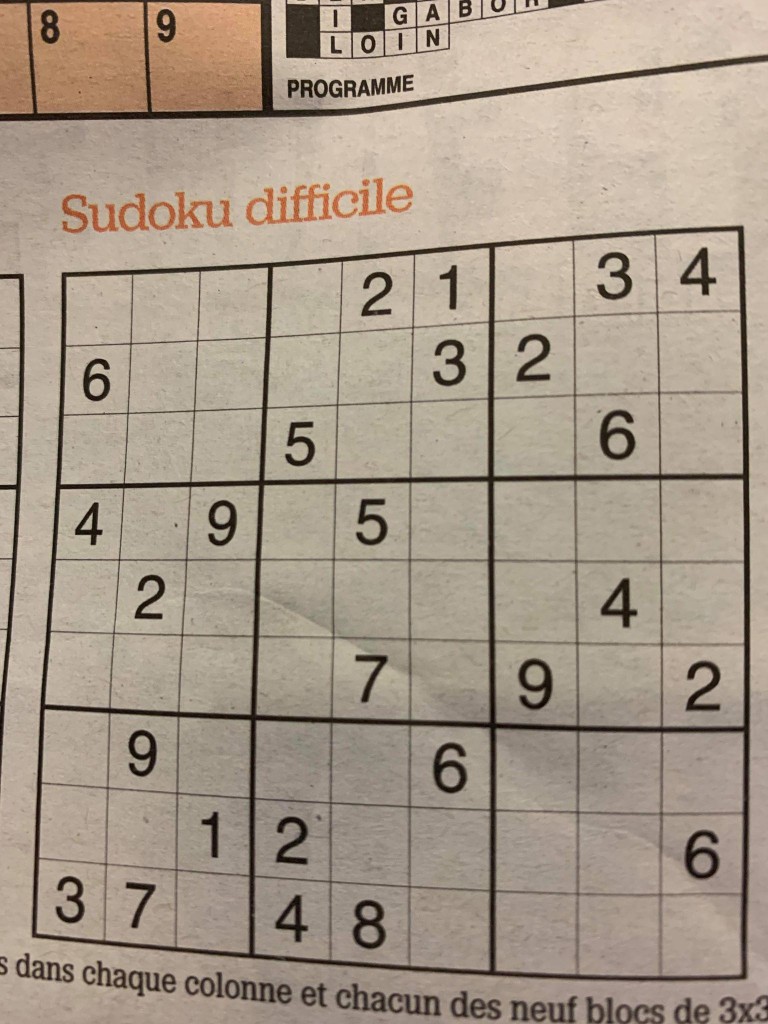
#> input picture kivy_app/test_img.jpg, 1536 x 2048 px (shown at 1/2 size)
$ python -i grid_detection.py   (imports and definitions only)   (older library calls are emulated)
#> lines starting #> are read from the running program, lines starting #| are printed output that depends on the picture; after the words box and inside, x2 and y2 are one past the last pixel; in counts of white or black regions, pixels touching at a corner belong together
import cv2
import numpy as np
import operator
import numpy as np
import operator


import matplotlib.pyplot as plt

def extract_cells_coordinates(square_img):
    cells_coodinates = np.zeros((81, 4), dtype=float)
    grid_side = square_img.shape[:1]
    cell_side = grid_side[0]/9
    k=0
    for i in range(9):
        for j in range(9):
            x1, y1 = (i * cell_side, j * cell_side)
            x2, y2 = ((i + 1) * cell_side, (j + 1) * cell_side)
            cells_coodinates[k, :]=[x1, y1, x2, y2]
            k=k+1
    return cells_coodinates


def extract_clean_digit_area(img, coord):
    x1, y1, x2, y2=coord
    dig=img[int(x1):int(x2), int(y1):int(y2)]
    dig=dig[:, :, 1]
    dig3=cv2.resize(dig, (45, 45), interpolation=cv2.INTER_CUBIC)
    digit=dig3/np.max(dig3)
    digit=np.expand_dims(digit, axis=-1)
    return digit


def measure_distance(pt1, pt2):
    x = pt2[0] - pt1[0]
    y = pt2[1] - pt1[1]
    return np.sqrt((x ** 2) + (y ** 2))

def detect_grid_image(img_path):
#> called with img_path = '../kivy_app/test_img.jpg'
    img = cv2.imread(img_path)
#> img is the input picture: shape (2048, 1536, 3); mean B, G, R 136.9, 152.5, 166.5
    gray = cv2.cvtColor(img, cv2.COLOR_BGR2GRAY)
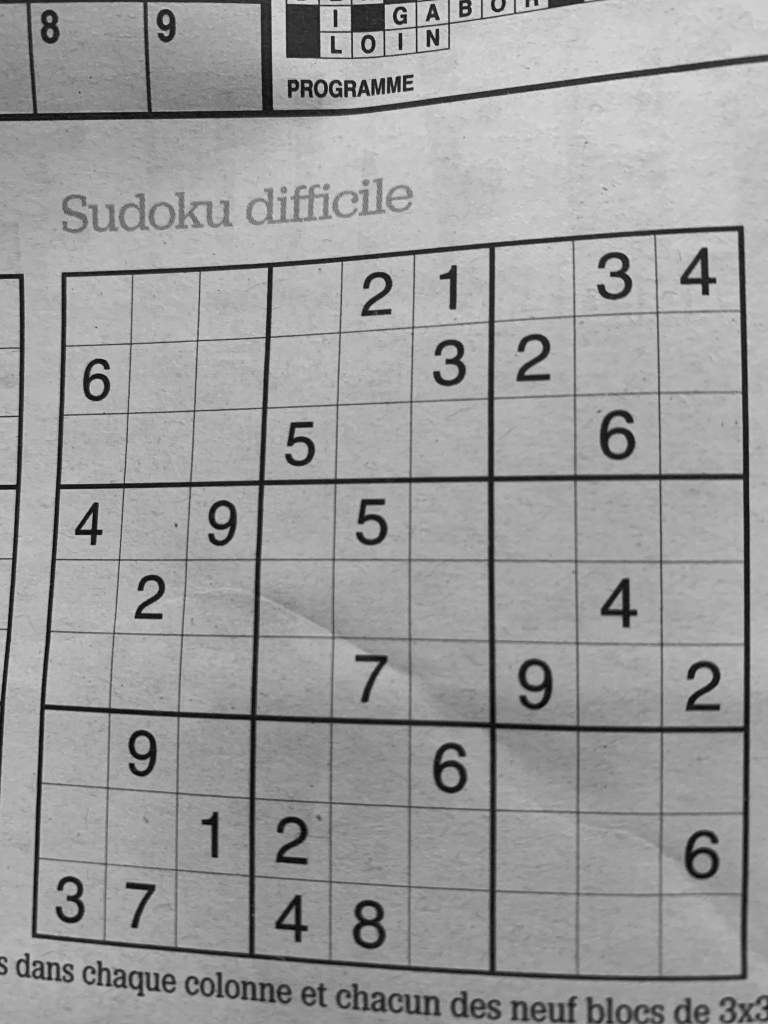
#> gray: shape (2048, 1536) (shown at 1/2 size); min 1, max 231, mean 155
    blur = cv2.GaussianBlur(gray, (5,5), 0)
    thresh = cv2.adaptiveThreshold(blur, 255, 1, 1, 11, 2)
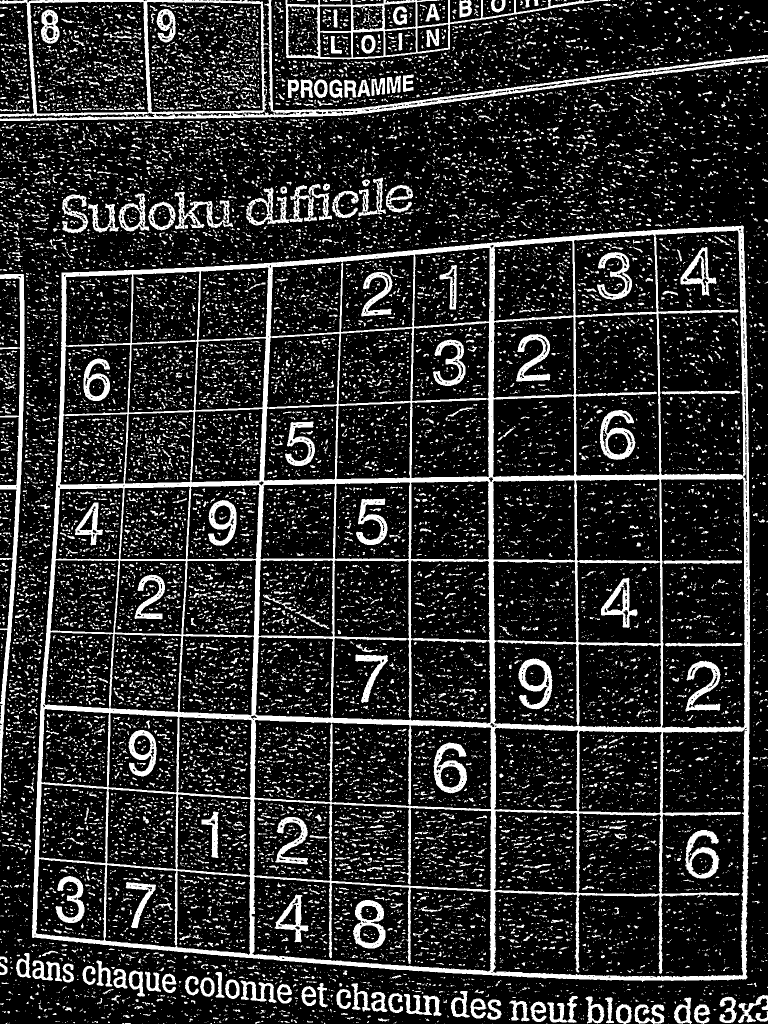
#> thresh: shape (2048, 1536) (shown at 1/2 size); 17.9% white; 21659 white regions (17870 under 20 px)
    new_img, contours, hier = cv2.findContours(thresh, cv2.RETR_LIST, cv2.CHAIN_APPROX_SIMPLE)
#> contours = 22723 contours, 20906 with area under 20; largest, box (x1, y1, x2, y2) and area: (64, 451, 1500, 1964) 2001818, (985, 1458, 1495, 1956) 129841, (0, 0, 1536, 242) 124744, (1321, 956, 1490, 1457) 81536, (1310, 460, 1488, 952) 79202
    contours = sorted(contours, key=cv2.contourArea, reverse=True)
    bigest_contour=contours[0]
#> bigest_contour = contour of 1206 points, box (x1, y1, x2, y2) (64, 451, 1500, 1964), area 2001818
    polygon = bigest_contour
#> polygon has the same summary as bigest_contour
    bottom_right, _ = max(enumerate([pt[0][0] + pt[0][1] for pt in polygon]), key=operator.itemgetter(1))
#> bottom_right = 860
    top_left, _ = min(enumerate([pt[0][0] + pt[0][1] for pt in polygon]), key=operator.itemgetter(1))
#> top_left = 282
    bottom_left, _ = min(enumerate([pt[0][0] - pt[0][1] for pt in polygon]), key=operator.itemgetter(1))
#> bottom_left = 496
    top_right, _ = max(enumerate([pt[0][0] - pt[0][1] for pt in polygon]), key=operator.itemgetter(1))
#> top_right = 1204
    corners=polygon[top_left][0], polygon[top_right][0], polygon[bottom_right][0], polygon[bottom_left][0]
#> corners = ([123, 545], [1487, 453], [1491, 1958], [64, 1874])
    top_left, top_right, bottom_right, bottom_left = corners
#> top_left = [123, 545]; top_right = [1487, 453]; bottom_right = [1491, 1958]; bottom_left = [64, 1874]

    #Crop image
    src = np.array([top_left, top_right, bottom_right, bottom_left], dtype='float32')
#> src = [[123, 545], [1487, 453], [1491, 1958], [64, 1874]]

    # Get the longest side in the rectangle
    side = max([
        measure_distance(bottom_right, top_right),
        measure_distance(top_left, bottom_left),
        measure_distance(bottom_right, bottom_left),
        measure_distance(top_left, top_right)
    ])
#> in measure_distance, `x = pt2[0] - pt1[0]`: x = -4
#> in measure_distance, `y = pt2[1] - pt1[1]`: y = -1505
#> side = 1505
    dst = np.array([[0, 0], [side - 1, 0], [side - 1, side - 1], [0, side - 1]], dtype='float32')
#> dst = [[0, 0], [1504, 0], [1504, 1504], [0, 1504]]
    m = cv2.getPerspectiveTransform(src, dst)
#> m = [[1.29, 0.0573, -190.1], [0.0828, 1.23, -679.3], [0.000101, 4.01e-05, 1]]

    cropped=cv2.warpPerspective(img, m, (int(side), int(side)))
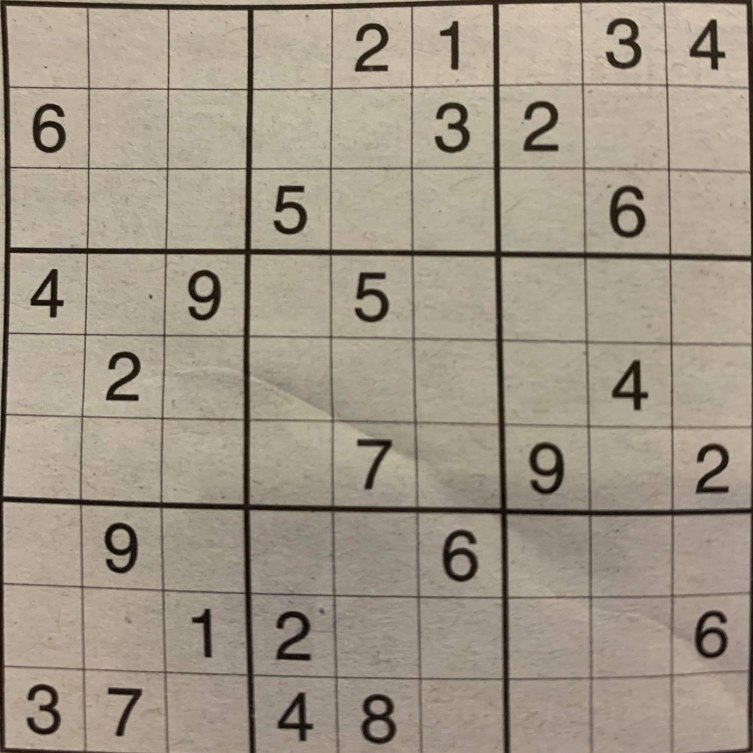
#> cropped: shape (1505, 1505, 3) (shown at 1/2 size); mean B, G, R 135.4, 150.3, 161.1
    cells_coor=extract_cells_coordinates(cropped)
#> cells_coor = 81 rows, first 6: [0, 0, 167.2, 167.2], [0, 167.2, 167.2, 334.4], [0, 334.4, 167.2, 501.7], [0, 501.7, 167.2, 668.9], [0, 668.9, 167.2, 836.1], [0, 836.1, 167.2, 1003.3]

    total_dig=np.zeros((81, 45, 45, 1), dtype=float)#raw images
    for i in range(0, np.shape(cells_coor)[0]):
        digit=extract_clean_digit_area(cropped, cells_coor[i, :])
        total_dig[i, :, :, :]=digit
#> this loop made 81 passes
#> (x1 in extract_clean_digit_area, y1 in extract_clean_digit_area, x2 in extract_clean_digit_area, y2 in extract_clean_digit_area) on passes 1 to 12: (0, 0, 167.2, 167.2), (0, 167.2, 167.2, 334.4), (0, 334.4, 167.2, 501.7), (0, 501.7, 167.2, 668.9), (0, 668.9, 167.2, 836.1), (0, 836.1, 167.2, 1003.3), (0, 1003.3, 167.2, 1170.6), (0, 1170.6, 167.2, 1337.8), (0, 1337.8, 167.2, 1505), (167.2, 0, 334.4, 167.2), (167.2, 167.2, 334.4, 334.4), (167.2, 334.4, 334.4, 501.7)
#> pass 1, in extract_clean_digit_area, `dig=img[int(x1):int(x2), int(y1):int(y2)]`:
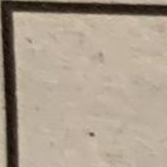
#> dig: shape (167, 167, 3); mean B, G, R 141.8, 158.1, 172
#> pass 1, in extract_clean_digit_area, `dig=dig[:, :, 1]`:
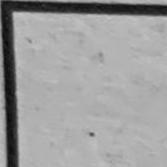
#> dig: shape (167, 167); min 8, max 197, mean 158.1
#> pass 1, in extract_clean_digit_area, `dig3=cv2.resize(dig, (45, 45), interpolation=cv2.INTER_CUBIC)`:
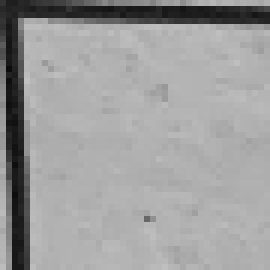
#> dig3: shape (45, 45) (shown 6 times larger); min 11, max 193, mean 158
#> pass 1, in extract_clean_digit_area, `digit=dig3/np.max(dig3)`:
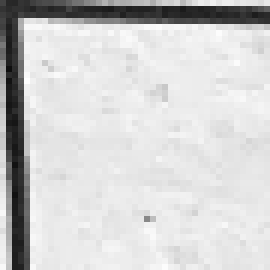
#> digit: shape (45, 45) float64 (shown 6 times larger); min 0.057, max 1, mean 0.818

    return total_dig, cells_coor


>>> result = detect_grid_image('../kivy_app/test_img.jpg')

$ run again, on kivy_app/su29.jpg
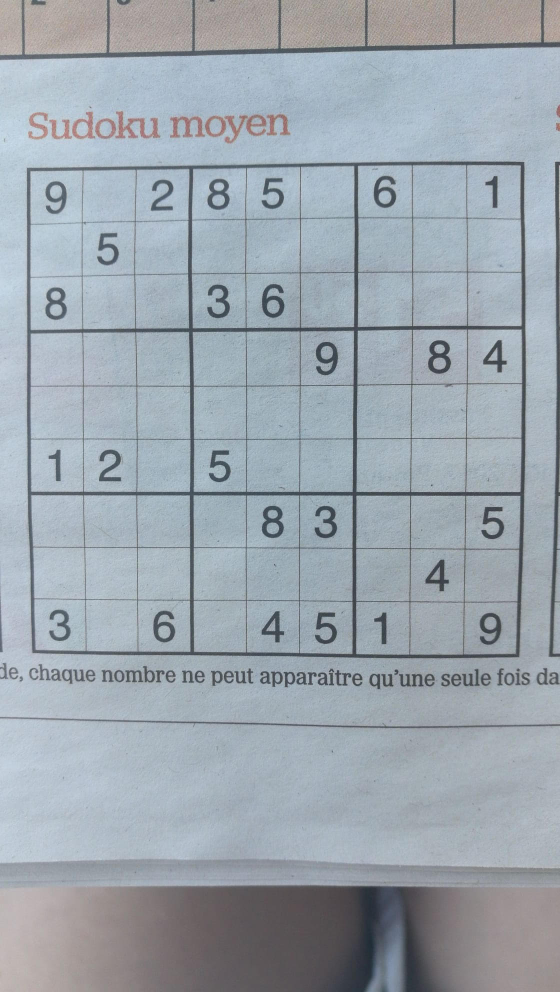
#> input picture kivy_app/su29.jpg, 1120 x 1984 px (shown at 1/2 size)
#> in detect_grid_image, img is the input picture: shape (1984, 1120, 3); mean B, G, R 174.8, 166.4, 156.9
#> in detect_grid_image, `thresh = cv2.adaptiveThreshold(blur, 255, 1, 1, 11, 2)`:
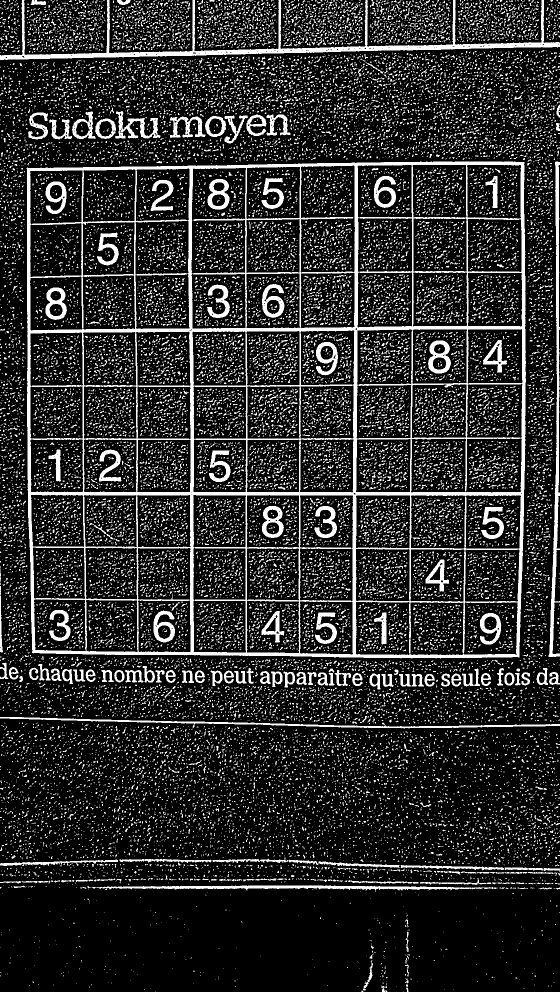
#> thresh: shape (1984, 1120) (shown at 1/2 size); 17.7% white; 29927 white regions (28158 under 20 px)
#> contours = 30288 contours, 29838 with area under 20; largest, box (x1, y1, x2, y2) and area: (53, 323, 1052, 1317) 973711, (600, 330, 711, 546) 22636, (382, 335, 493, 548) 22168, (0, 0, 1120, 120) 12130, (713, 658, 825, 771) 11830
#> bigest_contour = contour of 505 points, box (x1, y1, x2, y2) (53, 323, 1052, 1317), area 973711
#> polygon has the same summary as bigest_contour
#> in detect_grid_image, `bottom_right, _ = max(enumerate([pt[0][0] + pt[0][1] for pt in polygon..`: bottom_right = 285
#> in detect_grid_image, `top_left, _ = min(enumerate([pt[0][0] + pt[0][1] for pt in polygon]), ..`: top_left = 80
#> in detect_grid_image, `bottom_left, _ = min(enumerate([pt[0][0] - pt[0][1] for pt in polygon]..`: bottom_left = 184
#> in detect_grid_image, `top_right, _ = max(enumerate([pt[0][0] - pt[0][1] for pt in polygon]),..`: top_right = 477
#> corners = ([54, 335], [1048, 324], [1038, 1314], [64, 1305])
#> in detect_grid_image, `top_left, top_right, bottom_right, bottom_left = corners`: top_left = [54, 335]; top_right = [1048, 324]; bottom_right = [1038, 1314]; bottom_left = [64, 1305]
#> src = [[54, 335], [1048, 324], [1038, 1314], [64, 1305]]
#> x = 10
#> y = -990
#> side = 994.1
#> dst = [[0, 0], [993.1, 0], [993.1, 993.1], [0, 993.1]]
#> m = [[1.01, -0.0105, -51.24], [0.011, 0.997, -334.7], [2.06e-05, -2.06e-05, 1]]
#> cells_coor = 81 rows, first 6: [0, 0, 110.4, 110.4], [0, 110.4, 110.4, 220.9], [0, 220.9, 110.4, 331.3], [0, 331.3, 110.4, 441.8], [0, 441.8, 110.4, 552.2], [0, 552.2, 110.4, 662.7]
#> the loop in detect_grid_image, `for i in range(0, np.shape(cells_coor)[0]):` made 81 passes
#> pass 1, in extract_clean_digit_area, `digit=dig3/np.max(dig3)`:
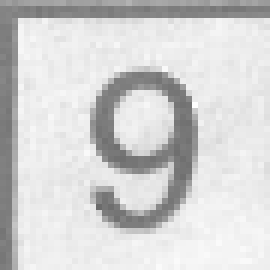
#> digit: shape (45, 45) float64 (shown 6 times larger); min 0.423, max 1, mean 0.827
